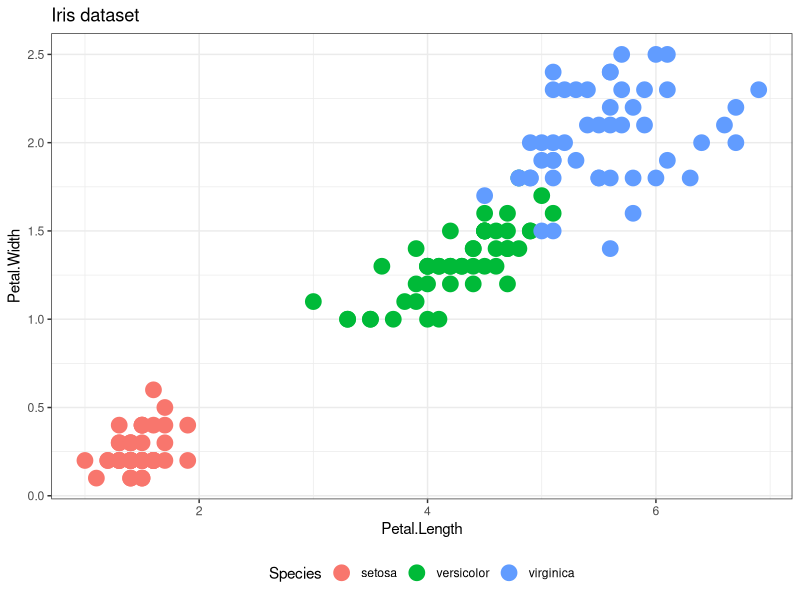
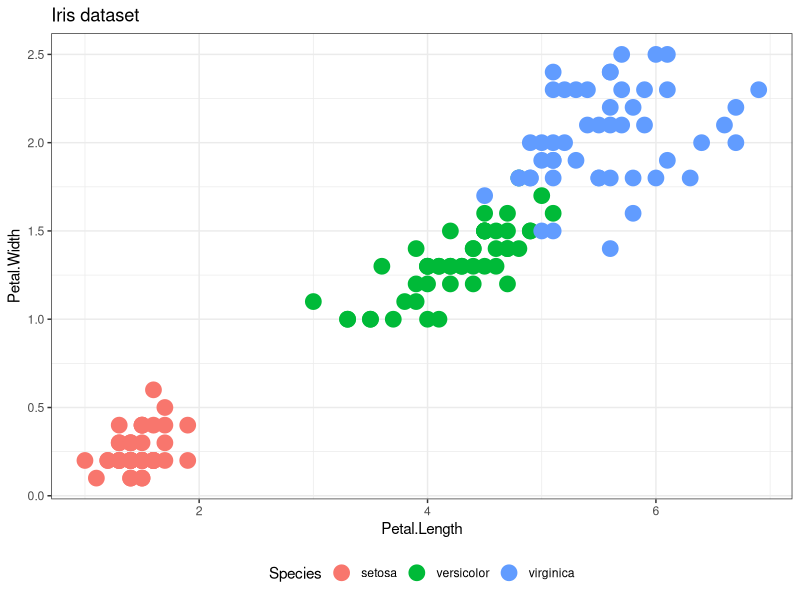

Reproduce these figures in R, in order.
library(tidyverse)

iris %>% 
  ggplot(aes(x = Petal.Length, y = Petal.Width)) +
  geom_point(aes(color = Species), size = 5) +
  labs(title = "Iris dataset") +
  theme_bw() +
  theme(legend.position = "bottom")

ggsave("plots/iris.png", width = 8, height = 8)
